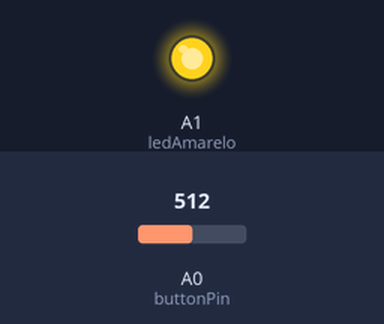
This sketch was run on a simulated Arduino Uno, built with avr-gcc and run on an emulated ATmega328P. On the bench: output pins drawn as LEDs (lit = HIGH). The inputs (shaded band) are chosen by the test bench; at power-on: A0 (buttonPin) = 512.

Above: at 1.2 s.
1.3 s: A0 (buttonPin) set to 74
2.8 s: A0 (buttonPin) set to 64
At 4.0 s:
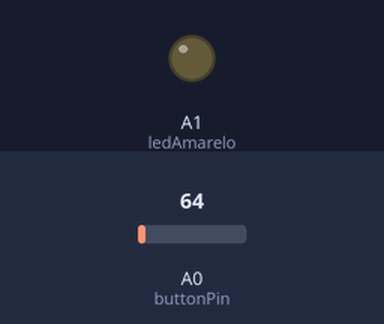
4.3 s: A0 (buttonPin) set to 122
At 5.1 s:
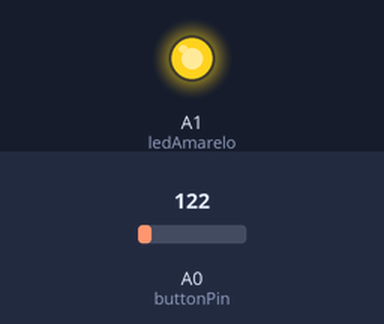
5.8 s: A0 (buttonPin) set to 59
At 6.3 s:
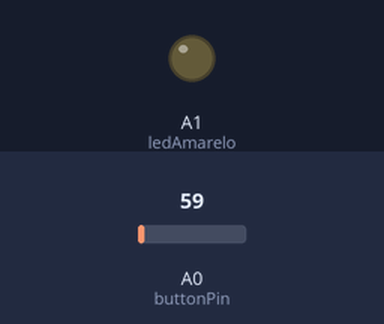
Timing chart, 0 to 8.3 s (numbered marks = the images above; inputs shaded):
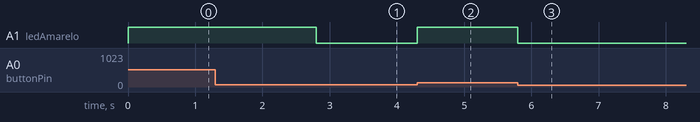

The sketch:

UtiliazandoWhile.ino
```cpp
//Pino ligado ao push-button
int buttonPin = A0;
//Variavel para fazer a checagem
int buttonState;
// Associando o LEDs aos Pinos correspondentes
int ledAmarelo = A1;
void setup()
  {
  // Inicializar cada pino do LED como saída
  pinMode(ledAmarelo,OUTPUT);
  // Define o pino do botao como entrada
  pinMode(buttonPin, INPUT);
}
void loop() {
  // Verifica se o estado do botao foi alterado
  buttonState = analogRead(buttonPin);
  // Limpa qualquer ruido
  buttonState = 1023;
  // Enquanto nenhum botao está sendo pressionado realiza a leitura novamente
  while (buttonState >= 897)
  {
    //Acende o LED Amarelo
    digitalWrite(ledAmarelo, HIGH);
    buttonState = analogRead(buttonPin);
  }
  if (buttonState < 897)
    {
        // Se o botão Right está sendo apertado
        while (buttonState < 69)
          {
            //Apaga o LED Amarelo
            digitalWrite(ledAmarelo, LOW);
            buttonState = analogRead(buttonPin);
          }
      }
}
```

Measured:
- the behaviour switches between 69 and 68 on A0 (buttonPin) (found by bisection; images 0 and 1)
- after the input at 1.3 s, every drawn part: stays the same
- after the input at 2.8 s, A1 (ledAmarelo): HIGH → LOW at once
- after the input at 4.3 s, A1 (ledAmarelo): LOW → HIGH at once
- after the input at 5.8 s, A1 (ledAmarelo): HIGH → LOW at once
